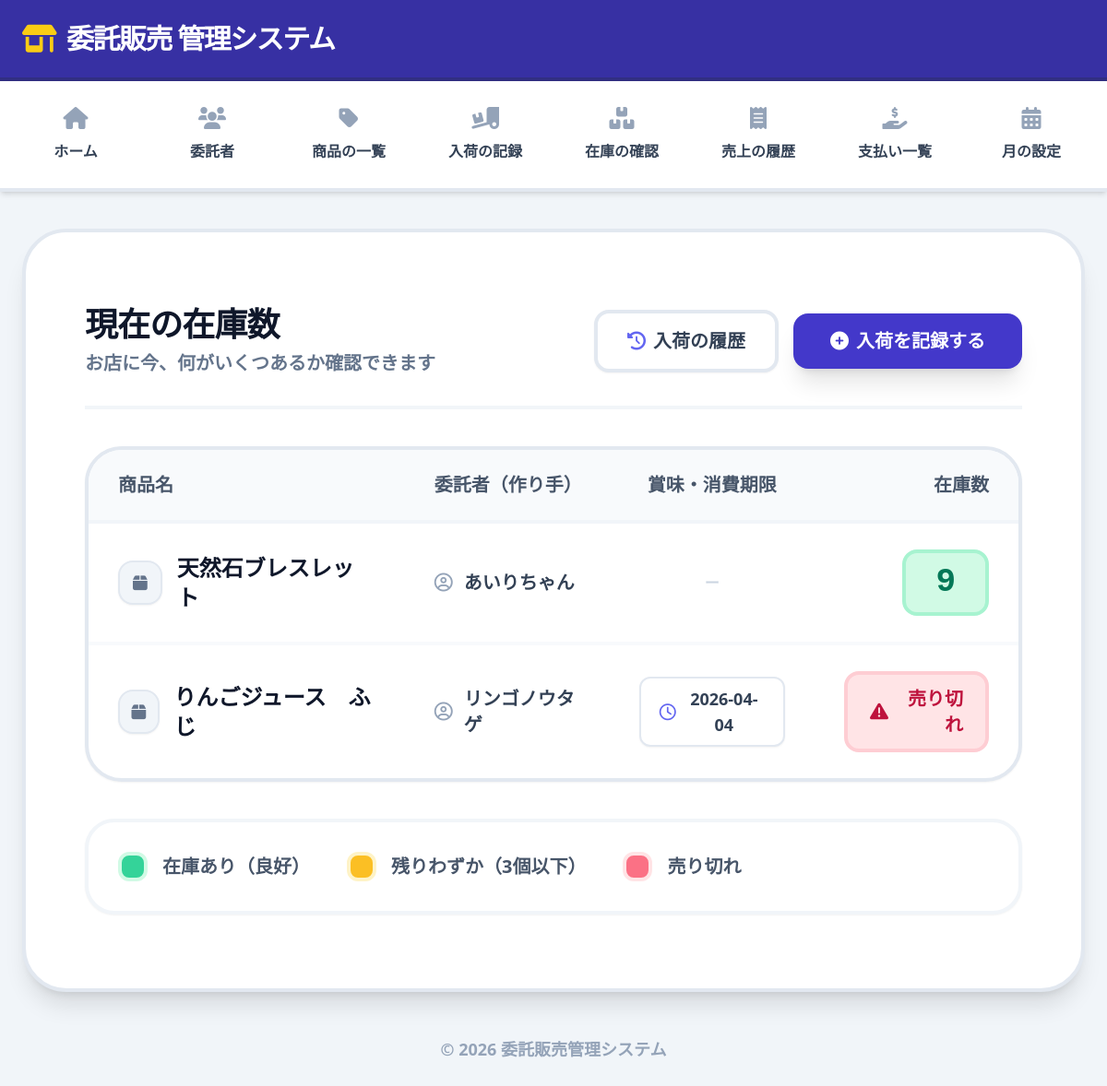
The app's page /stocks (signed in), older data.
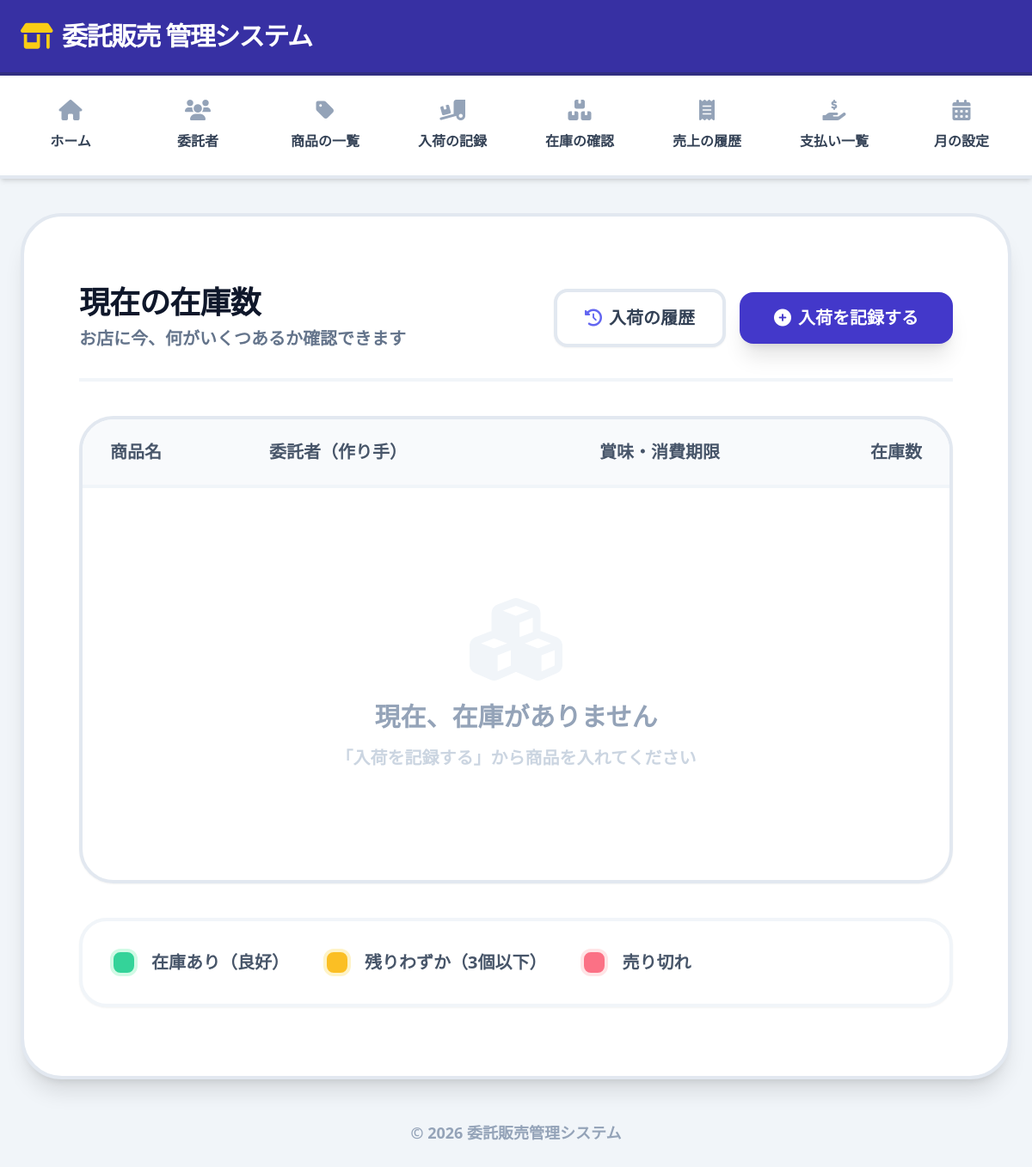
The same page, newer data.
### tables this page shows
CREATE TABLE products (
    id INTEGER PRIMARY KEY AUTOINCREMENT,
    name TEXT NOT NULL,
    price INTEGER NOT NULL,
    consignor_id INTEGER,
    sale_type TEXT,
    commission_rate REAL,
    created_at TEXT, category TEXT, cost_price INTEGER, fee_rate REAL, memo TEXT, fee_description TEXT,
    FOREIGN KEY(consignor_id) REFERENCES consignors(id)
);

### app.py (the view)
@app.route("/stocks")
def stocks():
    if not session.get("login"):
        return redirect(url_for("login"))
    conn = get_db_connection()
    stocks = conn.execute("""
        SELECT
            p.name,
            c.name AS consignor_name,

            se.expiry_date,

            COALESCE(SUM(se.quantity), 0) AS total_in,
            COALESCE(SUM(sa.quantity), 0) AS total_out,

            COALESCE(SUM(se.quantity), 0) -
            COALESCE(SUM(sa.quantity), 0) AS stock

        FROM products p

        LEFT JOIN consignors c
        ON p.consignor_id = c.id

        LEFT JOIN stock_entries se
        ON p.id = se.product_id

        LEFT JOIN sales sa
        ON p.id = sa.product_id

        GROUP BY
            p.id,
            se.expiry_date

        ORDER BY
            se.expiry_date

        """).fetchall()
    conn.close()
    return render_template("stocks.html", stocks=stocks)

### app.py (called while the page is built)
def get_db_connection():
    conn = sqlite3.connect("database/database.db")
    conn.row_factory = sqlite3.Row
    return conn

### templates/stocks.html (shortened to what the changed rows need)
{% extends "base.html" %}
{% block content %}
<div class="container mx-auto px-4 py-8 max-w-6xl">
    <div class="flex flex-col md:flex-row md:items-center justify-between gap-6 mb-10 border-b-4 border-slate-100 pb-8">
        <div class="space-y-2">
            <h2 class="text-4xl font-black text-slate-900 tracking-tight">現在の在庫数</h2>
        </div>
    </div>
    <div class="bg-white border-4 border-slate-200 rounded-[2.5rem] shadow-sm overflow-hidden">
        <div class="overflow-x-auto">
            <table class="w-full text-left border-collapse">
                <thead>
                    <tr class="bg-slate-50 border-b-4 border-slate-100">
                        <th class="px-8 py-6 text-xl font-black text-slate-600">商品名</th>
                        <th class="px-8 py-6 text-xl font-black text-slate-600">委託者（作り手）</th>
                        <th class="px-8 py-6 text-xl font-black text-slate-600 text-center">賞味・消費期限</th>
                        <th class="px-8 py-6 text-xl font-black text-slate-600 text-right">在庫数</th>
                    </tr>
                </thead>
                <tbody class="divide-y-4 divide-slate-50">
                    {% for s in stocks %}
                    <tr class="hover:bg-indigo-50/50 transition-all group">
                        <td class="px-8 py-7">
                            <div class="flex items-center gap-4">
                                <div class="w-12 h-12 rounded-2xl bg-slate-100 flex items-center justify-center text-slate-500 border-2 border-slate-200 shadow-sm">
                                    <i class="fas fa-box text-lg"></i>
                                </div>
                                <span class="text-2xl font-black text-slate-900">{{ s.name }}</span>
                            </div>
                        </td>
                        <td class="px-8 py-7">
                            <div class="flex items-center text-slate-700">
                                <i class="far fa-user-circle mr-3 text-slate-400 text-xl"></i>
                                <span class="text-xl font-bold">{{ s.consignor_name }}</span>
                            </div>
                        </td>
                        <td class="px-8 py-7 text-center">
                            {% if s.expiry_date %}
                                <span class="inline-flex items-center px-5 py-2 rounded-xl text-lg font-black bg-white text-slate-700 border-2 border-slate-200 shadow-sm group-hover:border-indigo-300 transition-colors">
                                    <i class="far fa-clock mr-2 text-indigo-500"></i> {{ s.expiry_date }}
                                </span>
                            {% else %}
                                <span class="text-slate-300 font-bold">ー</span>
                            {% endif %}
                        </td>
                        <td class="px-8 py-7 text-right">
                            {% if s.stock <= 0 %}
                                <span class="inline-flex items-center px-6 py-3 rounded-2xl text-xl font-black bg-rose-100 text-rose-700 border-4 border-rose-200">
                                    <i class="fas fa-exclamation-triangle mr-2"></i> 売り切れ
                                </span>
                            {% else %}
                                <span class="inline-flex items-center px-8 py-3 rounded-2xl text-4xl font-black bg-emerald-100 text-emerald-700 border-4 border-emerald-200 font-mono">
                                    {{ s.stock }}
                                </span>
                            {% endif %}
                        </td>
                    </tr>
                    {% else %}
                    <tr>
                        <td colspan="4" class="px-8 py-32 text-center">
                            <div class="flex flex-col items-center">
                                <i class="fas fa-cubes text-8xl text-slate-100 mb-6"></i>
                                <p class="text-3xl font-black text-slate-400">現在、在庫がありません</p>
                                <p class="text-xl font-bold text-slate-300 mt-4">「入荷を記録する」から商品を入れてください</p>
                            </div>
                        </td>
                    </tr>
                    {% endfor %}
                </tbody>
            </table>
        </div>
    </div>
</div>
{% endblock %}

Row changes from the older to the newer data that the page shows:
removed products: name "天然石ブレスレット", consignor_name "あいりちゃん", shows "ー", stock "9"
removed products: name "りんごジュース ふじ", consignor_name "リンゴノウタゲ", expiry_date "2026-04-04", shows "売り切れ"
Text that changed along with them:
text now shown: "現在、在庫がありません 「入荷を記録する」から商品を入れてください"
